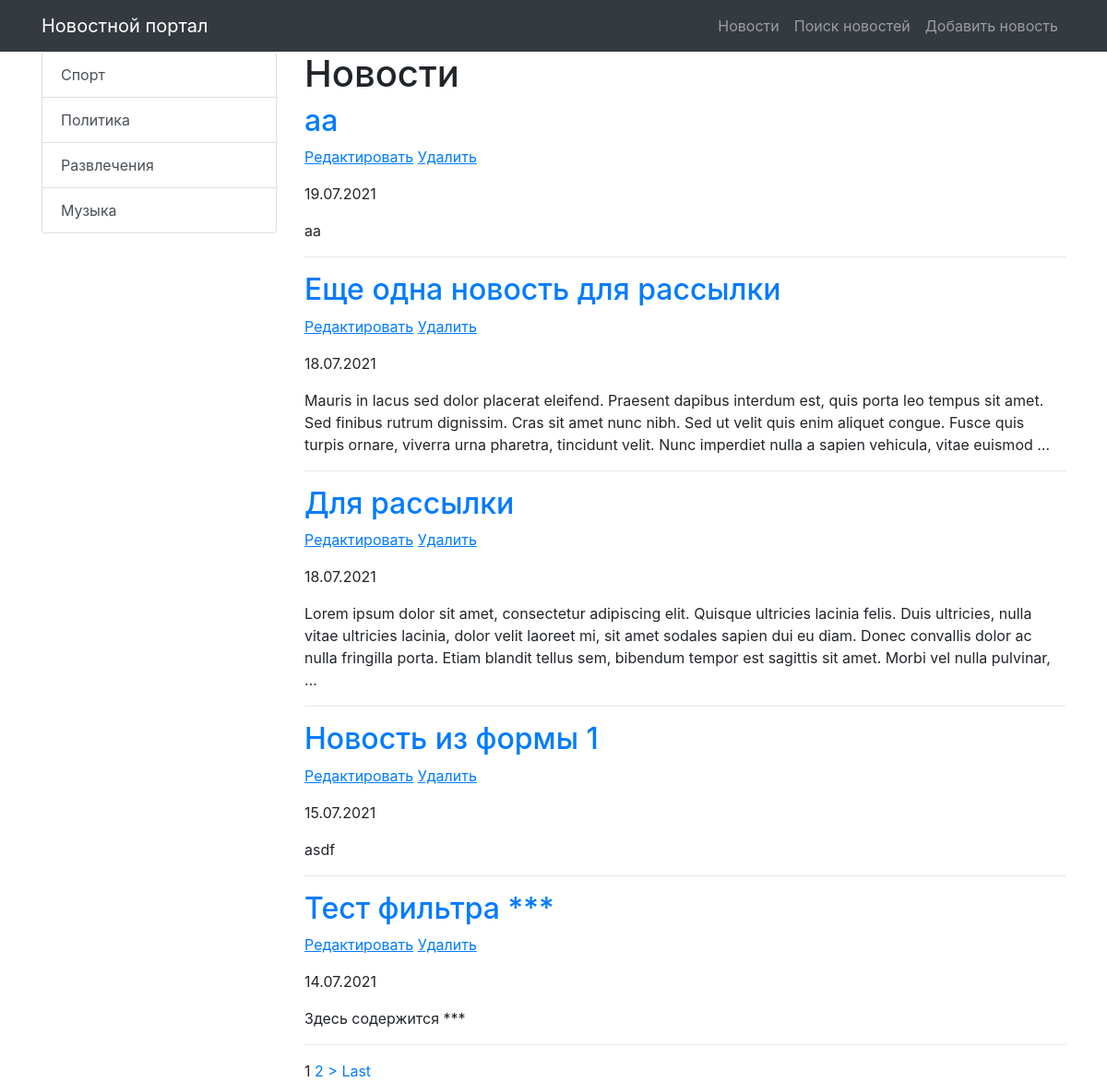
Before: /news/ (signed in) with the older database file.
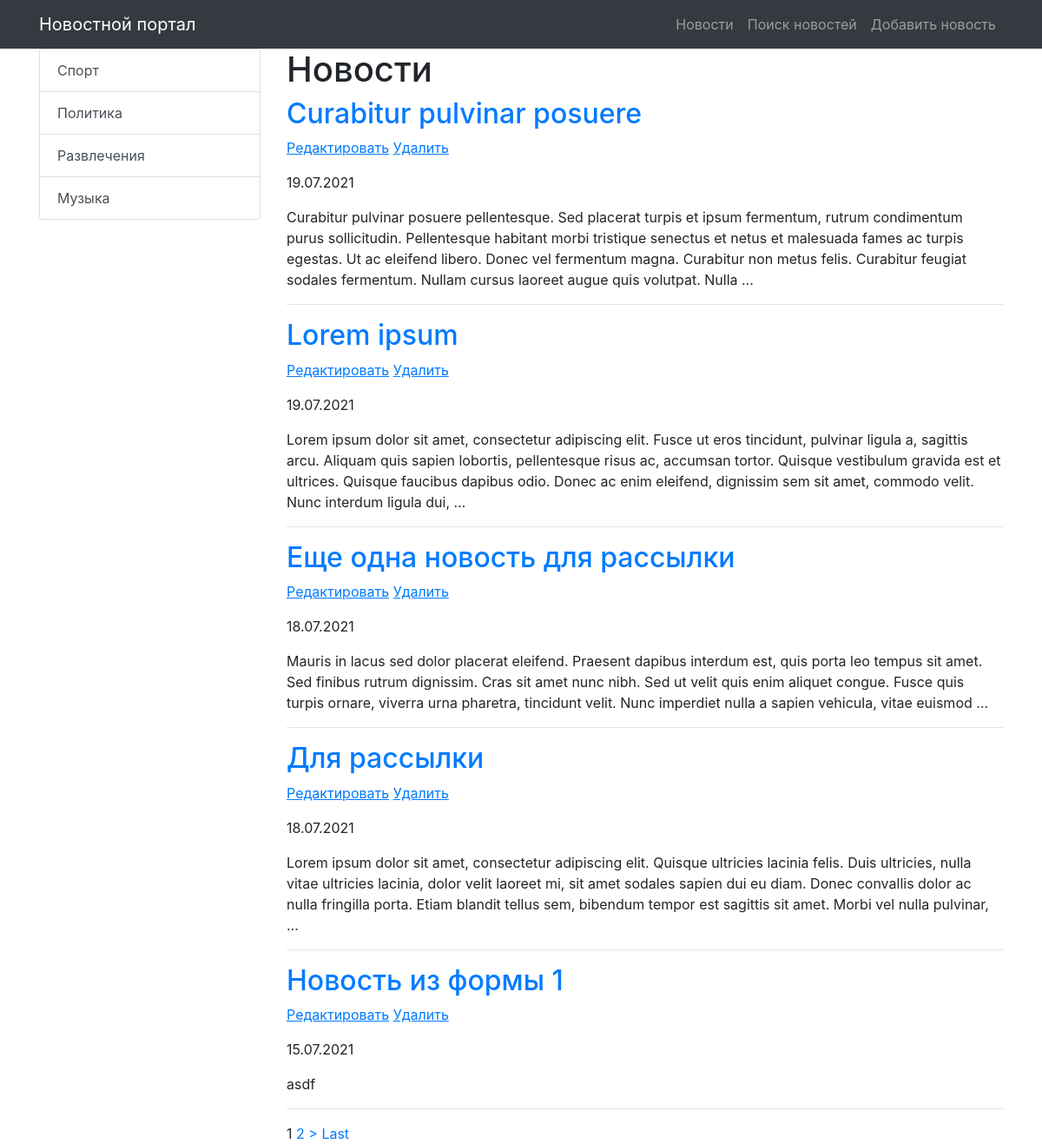
After: the same page with the newer database file.
### news/models.py (models this page shows, shortened)
class Category(models.Model):
    title = models.CharField(max_length=255, unique=True)
    subscribers = models.ManyToManyField(User)
    def get_absolute_url(self):
        return reverse('news_category', kwargs={'category_id': self.pk})

class Post(models.Model):
    TYPE = [
        ('Article', 'Статья'),
        ('News', 'Новость'),
    ]
    author = models.ForeignKey(Author, on_delete=models.CASCADE, verbose_name='Автор')
    category = models.ManyToManyField(Category, through='PostCategory')
    type = models.CharField(max_length=20, choices=TYPE, verbose_name='Тип', default='Article')
    creation_datetime = models.DateTimeField(auto_now_add=True, verbose_name='Дата публикации')
    title = models.CharField(max_length=255, verbose_name='Название')
    text = models.TextField(verbose_name='Содержание')
    rating = models.IntegerField(default=0)
    class Meta:
        verbose_name = 'Пост'
        verbose_name_plural = 'Посты'
        ordering = ['-creation_datetime', 'title']

### news/views.py (the view)
# urls.py: path('', cache_page(60)(NewsList.as_view())),
class NewsList(LoginRequiredMixin, ListView):
    model = Post
    template_name = 'news/news.html'
    context_object_name = 'news'
    queryset = Post.objects.order_by('-creation_datetime')
    paginate_by = 5
    def get_context_data(self, **kwargs):
        context = super().get_context_data(**kwargs)
        context['posts_amount'] = len(Post.objects.all())
        context['categories'] = Category.objects.all()
        return context

### news/templatetags/custom_filters.py (called while the page is built)
@register.filter(name='censor')
def censor(text, swearing):
    if swearing in text:
        return text.replace(swearing, '***')
    return text

### templates/news/news.html (shortened to what this page needs)
{% extends 'default.html' %}
{% load custom_filters %}
{% block content %}
    <h1>Новости</h1>
    {% if news %}
        {% for item in news %}
            <h2>
                <a href="{% url 'news_one' item.pk %}">{{ item.title | censor:'очень_плохое_слово'}}</a>
            </h2>
            <p>
                <a href="{% url 'news_update' item.pk %}"><u>Редактировать</u></a>
                <a href="{% url 'news_delete' item.pk %}"><u> Удалить </u></a>
            </p>
            <p>{{ item.creation_datetime | date:'d.m.Y'}}</p>
            <p>{{ item.text | censor:'очень_плохое_слово' | truncatewords_html:50}}</p>
            <hr>
        {% endfor %}
    {% else %}
        <h2>Нет никаких новостей :(</h2>
    {% endif %}
    {% if is_paginated %}
        {% for num in page_obj.paginator.page_range %}
            {% if page_obj.number == num %}
                <a>{{ num }}</a>
            {% elif num > page_obj.number|add:'-2' and num < page_obj.number|add:'2' %}
                <a href="?page={{ num }}">{{ num }}</a>
            {% endif %}
        {% endfor %}
        {% if page_obj.has_next %}
            <a href="?page={{ page_obj.next_page_number }}">></a>
            <a href="?page={{ page_obj.paginator.num_pages }}">Last</a>
        {% endif %}
    {% endif %}
{% endblock content %}

### templates/default.html (shortened to what this page needs)
{% load static %}
<!DOCTYPE html>
<html lang="en">
<head>
    <link href="{% static 'vendor/bootstrap/css/bootstrap.min.css' %}" rel="stylesheet">
</head>
<body>
<nav class="navbar navbar-expand-lg navbar-dark bg-dark static-top">
    <div class="container">
        <a class="navbar-brand" href="/news/">Новостной портал</a>
        <div class="collapse navbar-collapse" id="navbarResponsive">
            <ul class="navbar-nav ml-auto">
                <li class="nav-item">
                    <a class="nav-link" href="/news/">Новости</a>
                </li>
                <li class="nav-item">
                    <a class="nav-link" href="{% url 'news_search' %}">Поиск новостей</a>
                </li>
                <li class="nav-item">
                    <a class="nav-link" href="{% url 'news_add' %}">Добавить новость</a>
                </li>
            </ul>
        </div>
    </div>
</nav>
<div class="container">
    <div class="row">
        <div class="col-md-3">
            <div class="list-group">
                {% for item in categories %}
                <a href="{{ item.get_absolute_url }}" class="list-group-item list-group-item-action">
                    {{ item.title }}
                </a>
                {% endfor %}
            </div>
        </div>
        <div class="col-md-9">
            {% block content %}
            {% endblock content %}
        </div>
    </div>
</div>
</body>
</html>

Changed rows visible on the page:
removed Post: title|censor "aa", creation_datetime "19.07.2021", text|censor "aa"
no longer on this page (row unchanged): Post: title|censor "Тест фильтра ***", creation_datetime "14.07.2021", text|censor "Здесь содержится ***"
added Post: title|censor "Curabitur pulvinar posuere", creation_datetime "19.07.2021", text|censor "Curabitur pulvinar posuere pellentesque. Sed placerat turpis et ipsum fermentum, rutrum condimentum purus sollicitudin. Pellentesque habitant morbi tristique senectus et netus et malesuada fames ac turpis egestas. Ut ac eleifend libero. Donec vel fermentum magna. Curabitur non metus felis. Curabitur feugiat sodales fermentum. Nullam cursus laoreet augue quis volutpat. Nulla …"
added Post: title|censor "Lorem ipsum", creation_datetime "19.07.2021", text|censor "Lorem ipsum dolor sit amet, consectetur adipiscing elit. Fusce ut eros tincidunt, pulvinar ligula a, sagittis arcu. Aliquam quis sapien lobortis, pellentesque risus ac, accumsan tortor. Quisque vestibulum gravida est et ultrices. Quisque faucibus dapibus odio. Donec ac enim eleifend, dignissim sem sit amet, commodo velit. Nunc interdum ligula dui, …"
